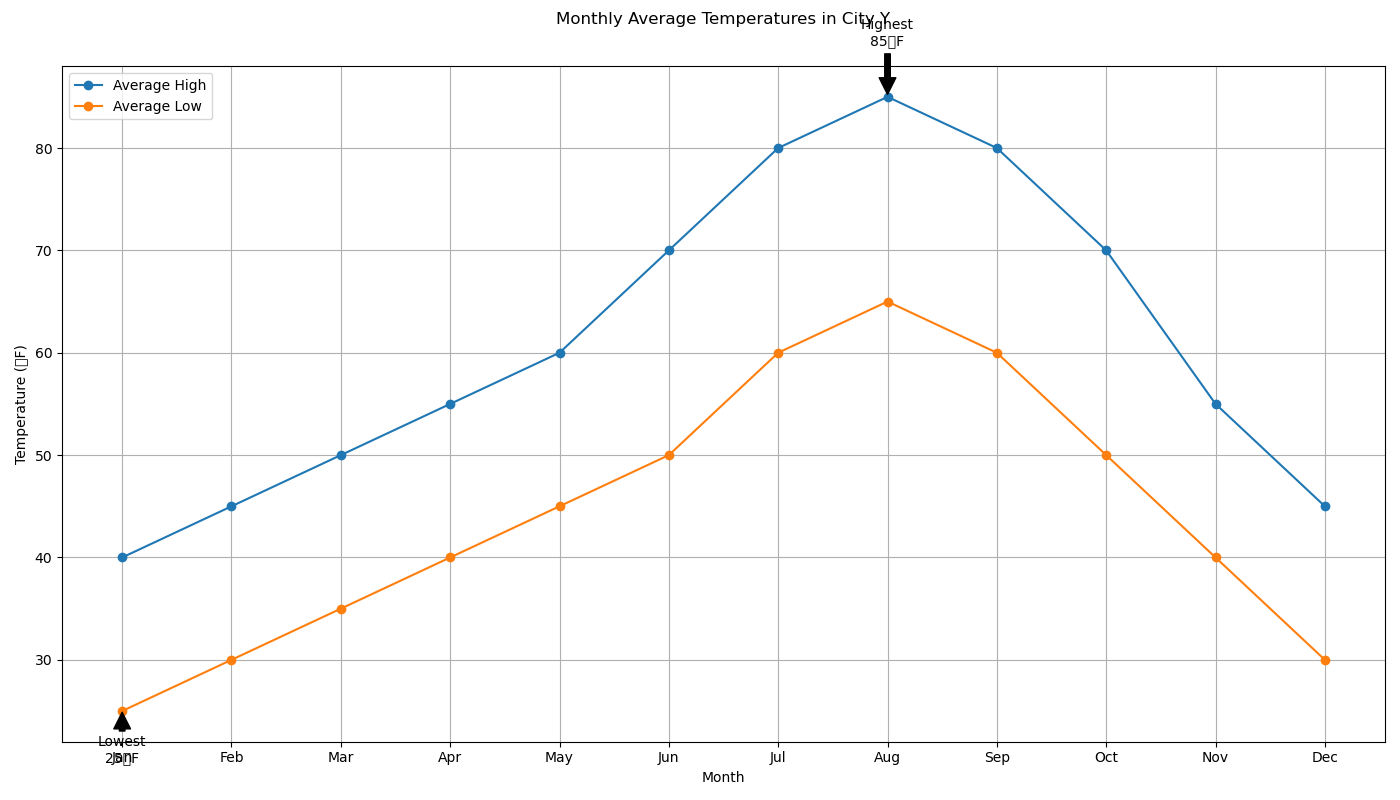

Write Python code to recreate this figure.
import matplotlib.pyplot as plt

# Data
months = [
    'Jan', 'Feb', 'Mar', 'Apr', 'May', 'Jun',
    'Jul', 'Aug', 'Sep', 'Oct', 'Nov', 'Dec'
]
average_high = [40, 45, 50, 55, 60, 70, 80, 85, 80, 70, 55, 45]
average_low = [25, 30, 35, 40, 45, 50, 60, 65, 60, 50, 40, 30]

# Create the plot
plt.figure(figsize=(14, 8))
plt.plot(months, average_high, color='#1f77b4', marker='o', label="Average High")
plt.plot(months, average_low, color='#ff7f0e', marker='o', label="Average Low")

# Highlight Highest and Lowest Average Temperatures
highest_temp = max(average_high)
lowest_temp = min(average_low)
highest_month = months[average_high.index(highest_temp)]
lowest_month = months[average_low.index(lowest_temp)]

plt.annotate(f'Highest\n{highest_temp}°F', xy=(highest_month, highest_temp), xytext=(highest_month, highest_temp+5),
             arrowprops=dict(facecolor='black', shrink=0.05), ha='center')
plt.annotate(f'Lowest\n{lowest_temp}°F', xy=(lowest_month, lowest_temp), xytext=(lowest_month, lowest_temp-5),
             arrowprops=dict(facecolor='black', shrink=0.05), ha='center')

# Customize rest of the chart
plt.title("Monthly Average Temperatures in City Y", y=1.05)
plt.xlabel("Month")
plt.ylabel("Temperature (°F)")
plt.legend(loc='upper left')
plt.grid(True)
plt.tight_layout()

# Show the plot
plt.show()
